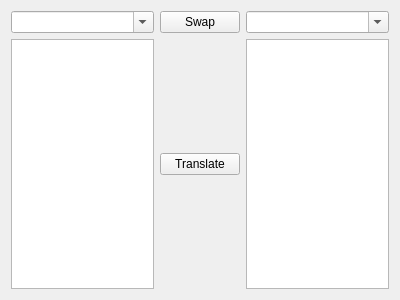
<?xml version="1.0" encoding="UTF-8"?>
<ui version="4.0">
 <class>Form</class>
 <widget class="QWidget" name="Form">
  <property name="geometry">
   <rect>
    <x>0</x>
    <y>0</y>
    <width>400</width>
    <height>300</height>
   </rect>
  </property>
  <property name="windowTitle">
   <string>Form</string>
  </property>
  <layout class="QVBoxLayout" name="verticalLayout">
   <item>
    <layout class="QHBoxLayout" name="horizontalLayout">
     <item>
      <widget class="QComboBox" name="src_lang">
       <property name="editable">
        <bool>true</bool>
       </property>
      </widget>
     </item>
     <item>
      <widget class="QPushButton" name="swap_button">
       <property name="sizePolicy">
        <sizepolicy hsizetype="Fixed" vsizetype="Fixed">
         <horstretch>0</horstretch>
         <verstretch>0</verstretch>
        </sizepolicy>
       </property>
       <property name="text">
        <string>Swap</string>
       </property>
      </widget>
     </item>
     <item>
      <widget class="QComboBox" name="dest_lang">
       <property name="editable">
        <bool>true</bool>
       </property>
      </widget>
     </item>
    </layout>
   </item>
   <item>
    <layout class="QHBoxLayout" name="horizontalLayout_2">
     <item>
      <widget class="QTextEdit" name="src_text"/>
     </item>
     <item>
      <widget class="QPushButton" name="translate_button">
       <property name="sizePolicy">
        <sizepolicy hsizetype="Fixed" vsizetype="Fixed">
         <horstretch>0</horstretch>
         <verstretch>0</verstretch>
        </sizepolicy>
       </property>
       <property name="text">
        <string>Translate</string>
       </property>
      </widget>
     </item>
     <item>
      <widget class="QTextEdit" name="dest_text"/>
     </item>
    </layout>
   </item>
  </layout>
 </widget>
 <resources/>
 <connections/>
</ui>
